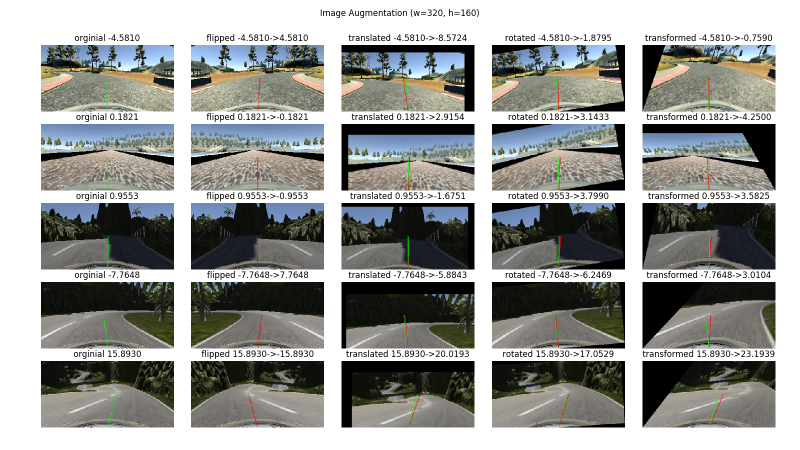
#> input picture images/augmentation_TODO.png, 1600 x 900 px (shown at 1/2 size)
$ python -i DataAugmentation.py   (imports and definitions only)
#> lines starting #> are read from the running program, lines starting #| are printed output that depends on the picture
import cv2
import csv
import math
import numpy as np
from random import randint
import matplotlib.pyplot as plt


class DataAugmentation:
    """ Provides basic method to augment the data. """

    # [121 lines left out: functions prepare_dataset, draw_overlay, draw_steering_angles, reduce_zero_steering_angles, not called in this run]

    @staticmethod
    def equalize_histogram(image):
        """ Equalizes the image histogram in order to improve the contrast.

        :param image:  Input RGB image.

        :return: Returns the equalized RGB image.
        """
        clahe = cv2.createCLAHE(clipLimit=0.95, tileGridSize=(8, 8))
        hls = cv2.cvtColor(image, cv2.COLOR_RGB2BGR)
#> hls is the input picture: shape (900, 1600, 3); mean B, G, R 150.8, 153.7, 152.1
        hls[:, :, 0] = clahe.apply(hls[:, :, 0])
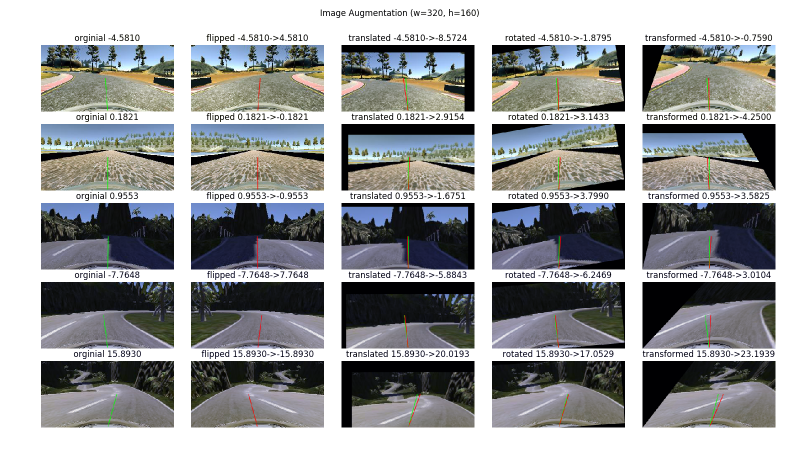
#> hls: shape (900, 1600, 3) (shown at 1/2 size); mean B, G, R 154.5, 153.7, 152.1
        hls[:, :, 1] = clahe.apply(hls[:, :, 1])
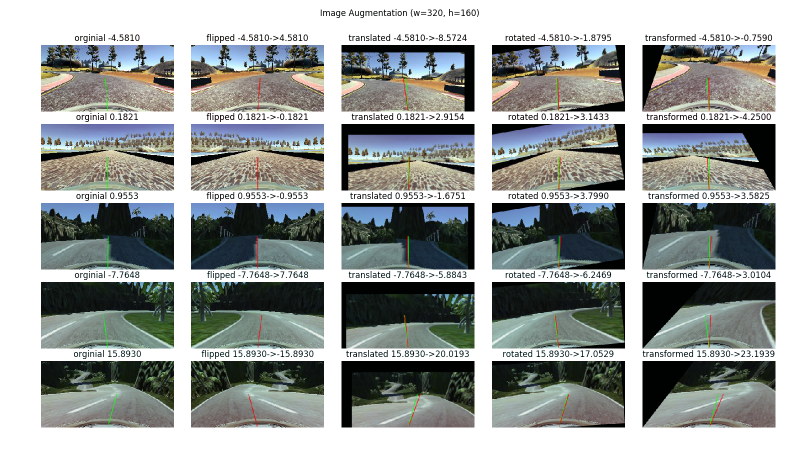
#> hls: shape (900, 1600, 3) (shown at 1/2 size); mean B, G, R 154.5, 156.5, 152.1
        hls[:, :, 2] = clahe.apply(hls[:, :, 2])
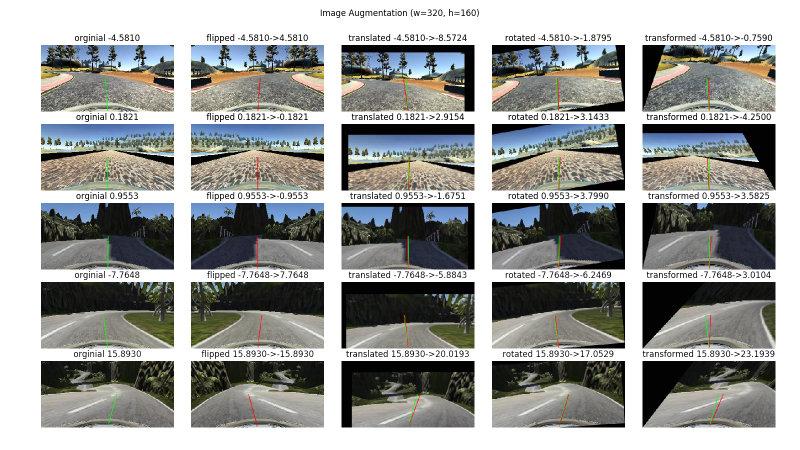
#> hls: shape (900, 1600, 3) (shown at 1/2 size); mean B, G, R 154.5, 156.5, 154.9

        return cv2.cvtColor(hls, cv2.COLOR_BGR2RGB)

    # [250 lines left out: functions flip_image_horizontally, random_brightness, random_blur, random_shadow, random_translation, random_rotation and 2 more, not called in this run]


# [187 lines not run here, left out]

>>> import cv2
>>> picture = cv2.cvtColor(cv2.imread('images/augmentation_TODO.png'), cv2.COLOR_BGR2RGB)
>>> result = DataAugmentation().equalize_histogram(picture)

$ run again, on images/augmentation_angle.png
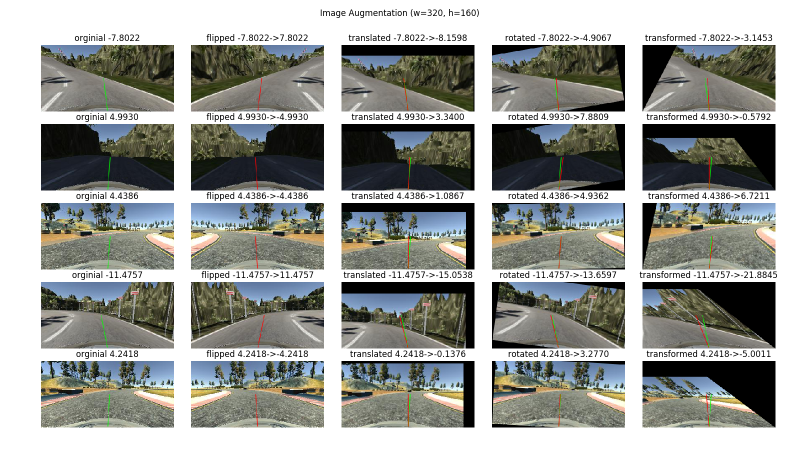
#> input picture images/augmentation_angle.png, 1600 x 900 px (shown at 1/2 size)
#> in equalize_histogram, hls is the input picture: shape (900, 1600, 3); mean B, G, R 150.9, 155.1, 153
#> in equalize_histogram, `hls[:, :, 1] = clahe.apply(hls[:, :, 1])`:
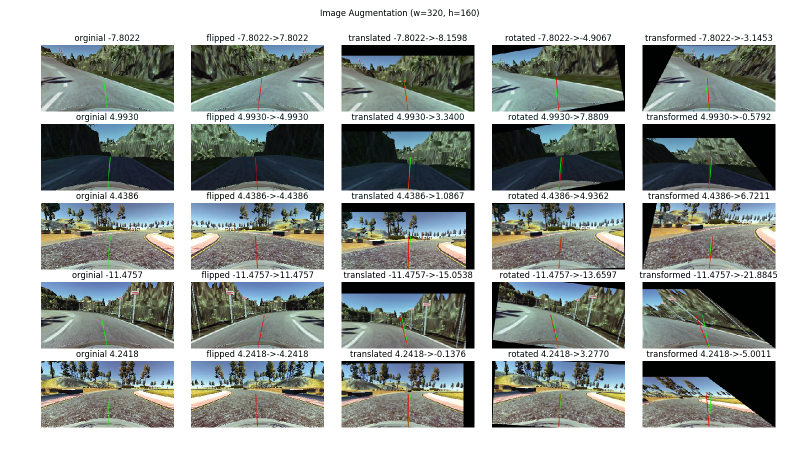
#> hls: shape (900, 1600, 3) (shown at 1/2 size); mean B, G, R 156.1, 158.8, 153
#> in equalize_histogram, `hls[:, :, 2] = clahe.apply(hls[:, :, 2])`:
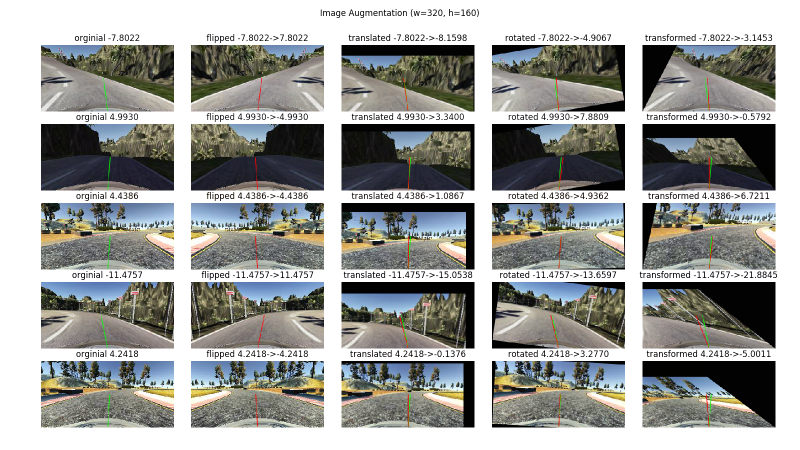
#> hls: shape (900, 1600, 3) (shown at 1/2 size); mean B, G, R 156.1, 158.8, 157.5

$ run again, on images/augmentation_color.png
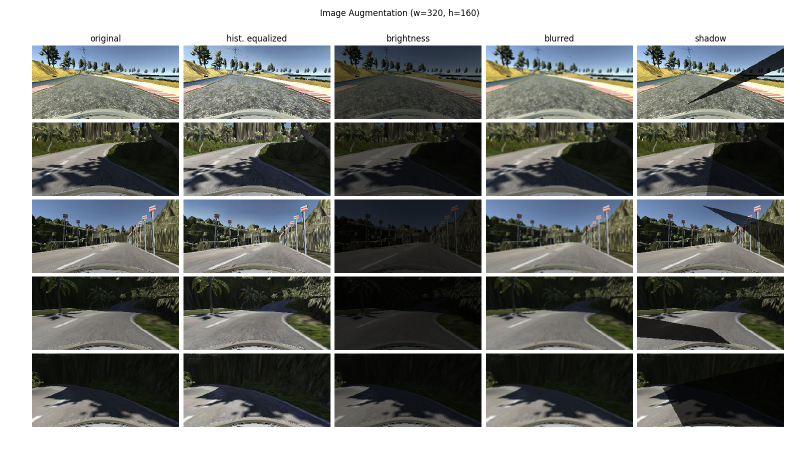
#> input picture images/augmentation_color.png, 1600 x 900 px (shown at 1/2 size)
#> in equalize_histogram, hls is the input picture: shape (900, 1600, 3); mean B, G, R 118.2, 121.3, 119.1
#> in equalize_histogram, `hls[:, :, 1] = clahe.apply(hls[:, :, 1])`:
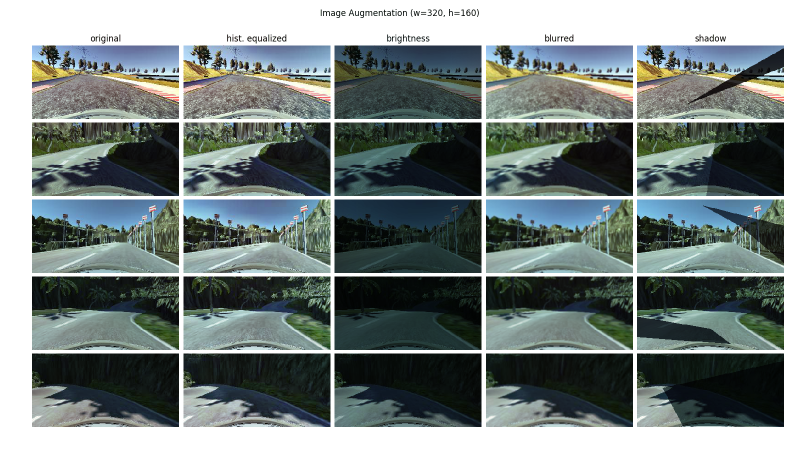
#> hls: shape (900, 1600, 3) (shown at 1/2 size); mean B, G, R 127.4, 129.2, 119.1
#> in equalize_histogram, `hls[:, :, 2] = clahe.apply(hls[:, :, 2])`:
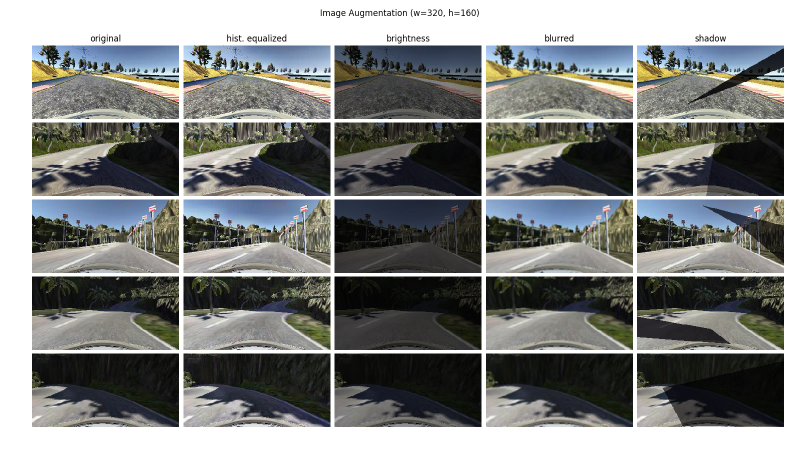
#> hls: shape (900, 1600, 3) (shown at 1/2 size); mean B, G, R 127.4, 129.2, 127.3
